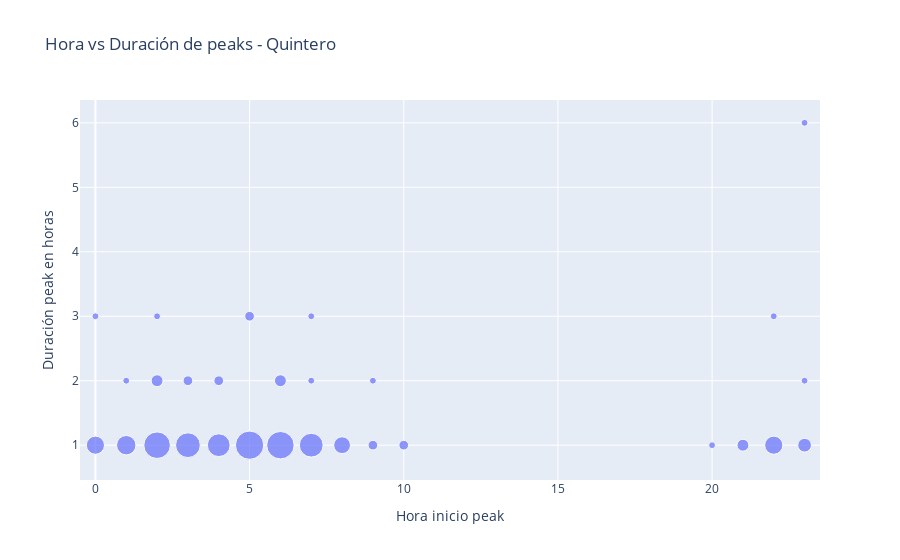

Source (notebook cell):
### Markdown cell above
Scatterplot de duración de peaks en horas vs el inicio de la hora correspondiente al peak, donde el tamaño de cada circulo corresponde a la cantidad de datos asociados a la tupla (Hora inicio, duracón) para la estación Quintero.

### Code cell
peak_hour_duration(quintero_peaks_df, 'Quintero')

### Figure 1 — Plotly figure (JSON) as saved in the notebook; plotly's stock layout.template omitted (floating-point values rounded to 4 significant figures)
{"data": [{"hovertemplate": "Hora inicio peak=%{x}<br>Duración peak en horas=%{y}<br>Frecuencia=%{marker.size}<extra></extra>", "legendgroup": "", "marker": {"color": "#636efa", "size": [11, 17, 1, 12, 16, 4, 2, 13, 2, 3, 1, 7, 7, 2, 8, 2, 3, 1, 15, 1, 1, 6, 3, 2, 1, 1, 1, 1, 1], "sizemode": "area", "sizeref": 0.0425, "symbol": "circle"}, "mode": "markers", "name": "", "orientation": "v", "showlegend": false, "type": "scatter", "x": [4, 5, 23, 7, 6, 23, 3, 3, 5, 2, 22, 0, 22, 9, 1, 10, 21, 2, 2, 1, 7, 8, 6, 4, 23, 7, 0, 9, 20], "xaxis": "x", "y": [1, 1, 6, 1, 1, 1, 2, 1, 3, 2, 3, 1, 1, 1, 1, 1, 1, 3, 1, 2, 2, 1, 2, 2, 2, 3, 3, 2, 1], "yaxis": "y"}], "layout": {"legend": {"itemsizing": "constant", "tracegroupgap": 0}, "title": {"text": "Hora vs Duración de peaks - Quintero"}, "xaxis": {"anchor": "y", "domain": [0, 1], "range": [-0.5, 23.5], "title": {"text": "Hora inicio peak"}}, "yaxis": {"anchor": "x", "domain": [0, 1], "title": {"text": "Duración peak en horas"}}}}
